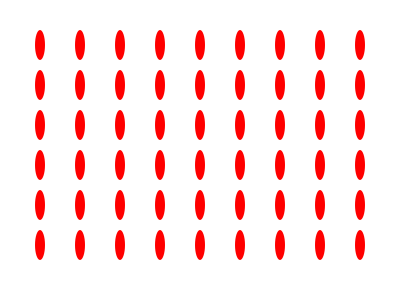
Frame 1 (no input)
Frame 60 (the mouse pressed at the canvas centre just before this capture): identical to frame 1, image omitted
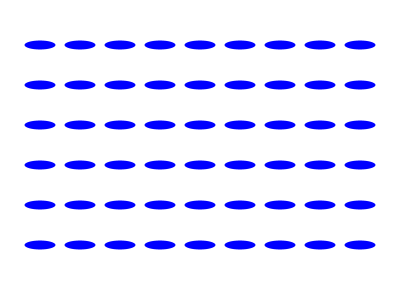
Frame 120 (the mouse held since frame 60 and released just before this capture)

The Processing sketch that drew these frames (run headless with seeded random() and noise(); from frame 60 on, the mouse is pressed at the canvas centre):

// Processing sketch: processing_74838
// ── processing_74838.pde

int b= 10;
int h= 30;
void setup() {

  size(400, 300);
  smooth();
  noStroke();
  background(255);
}

void draw() {
  background(255);

  for (int y=45; y < height-40; y = y +40) {
    for (int x =40; x< width-35; x= x +40) {
      if (mousePressed) {
        fill(0, 0, 255);
        ellipse (x, y, b, h);
        if (b <=30) {
          b++;
        }
       
        if (h>=10) {
          h--;
        }
      }
      else {
        fill(255, 0, 0);
        ellipse(x, y, 10, 30);
      }
    }
  }
}
